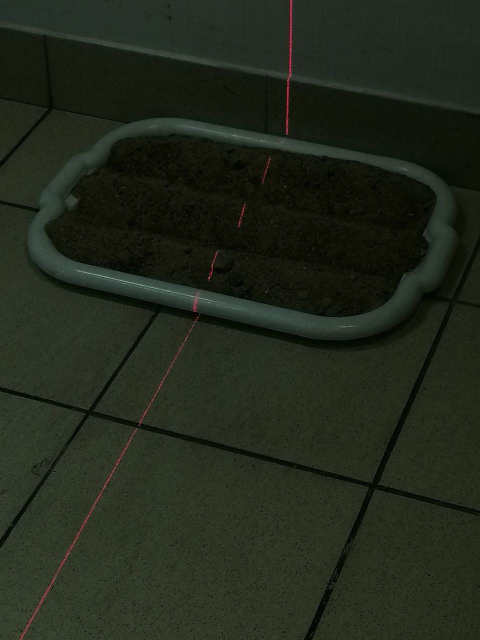
#> input picture Песок/sand/no_step/5334796642802595539.jpg, 960 x 1280 px (shown at 1/2 size)
$ python all.py
#> lines starting #> are read from the running program, lines starting #| are printed output that depends on the picture; after the words box and inside, x2 and y2 are one past the last pixel; in counts of white or black regions, pixels touching at a corner belong together
import cv2
import numpy as np
import matplotlib.pyplot as plt
from scipy.interpolate import CubicSpline

REFERENCE_ANGLE = -90 # Ожидаемый угол (горизонтальные линии)
ANGLE_TOLERANCE = 1 # Допустимое отклонение

def extract_red_channel(img):
    """Фильтрация красного цвета"""
    hsv = cv2.cvtColor(img, cv2.COLOR_BGR2HSV)
    lower_red1 = np.array([0, 70, 45])
    upper_red1 = np.array([30, 255, 255])
    lower_red2 = np.array([170, 70, 50])
    upper_red2 = np.array([180, 255, 255])

    mask1 = cv2.inRange(hsv, lower_red1, upper_red1)
    mask2 = cv2.inRange(hsv, lower_red2, upper_red2)
    mask = cv2.bitwise_or(mask1, mask2)

    return mask

def preprocess(mask):
    """Морфологическая обработка"""
    kernel = np.ones((5, 5), np.uint8)
    mask = cv2.dilate(mask, kernel, iterations=1)
    mask = cv2.erode(mask, kernel, iterations=1)
    return mask

def skeletonize(img):
    """Скелетизация"""
    skel = np.zeros_like(img)
    element = cv2.getStructuringElement(cv2.MORPH_CROSS, (21, 21))

    while True:
        open_img = cv2.morphologyEx(img, cv2.MORPH_OPEN, element)
        temp = cv2.subtract(img, open_img)
        eroded = cv2.erode(img, element)
        skel = cv2.bitwise_or(skel, temp)
        img = eroded.copy()

        if cv2.countNonZero(img) == 0:
            break

    return skel

def calculate_angle(points):
    """Определение угла по точкам"""
    if  len(points) < 200:
        return None

    [vx, vy, x, y] = cv2.fitLine(points, cv2.DIST_L2, 0, 0.01, 0.01)
    angle = np.degrees(np.arctan2(vy, vx))

    return angle

def color_skeleton_segments(skel, output):
    """Определение углов и окрашивание пикселей напрямую"""
    num_labels, labels, stats, centroids = cv2.connectedComponentsWithStats(skel)
    angles = []

    for i in range(1, num_labels):  # Пропускаем фон (label 0)
        mask = (labels == i).astype(np.uint8) * 255
        y, x = np.where(mask > 0)
        points = np.column_stack((x, y))

        if 220 < len(points) < 700:
            angle = calculate_angle(points)
            if angle is not None:
                if angle >= REFERENCE_ANGLE + ANGLE_TOLERANCE:
                    color = (0, 255, 0)  # Зеленый
                    angles.append(angle)
                else:
                    color = (0, 0, 255)  # Красный

                # Окрашиваем напрямую пиксели
                for (px, py) in points:
                    output[py, px] = color

    return output, angles

def sawtooth_plot(angles):
    if not angles:
        print("Нет углов для построения графика")
        return

    # Преобразуем список массивов в плоский список чисел
    angles = [float(a) for a in angles]
    angles = abs(np.radians(angles))  # Переводим углы в радианы

    x = [0]  # Начальная точка по X
    y = [0]  # Начальная точка по Y
    base = 30.0  # Основание треугольников

    for angle in angles:
        height = base * np.tan(angle / 2)  # Вычисляем высоту треугольника
        x.extend([x[-1] + base / 2, x[-1] + base])
        y.extend([height, 0])

    # Проверяем, есть ли хотя бы 2 точки для интерполяции
    if len(x) < 2 or len(y) < 2:
        print("Недостаточно точек для интерполяции")
        return

    # Интерполяция для сглаживания
    cs = CubicSpline(x, y, bc_type='natural')
    x_smooth = np.linspace(min(x), max(x), 300)
    y_smooth = cs(x_smooth)

    plt.plot(x_smooth, y_smooth, linestyle='-', label='Восстановленная поверхность')
    plt.xlabel("X")
    plt.ylabel("Y")
    plt.legend()
    plt.grid(True)
    plt.show()


# Загружаем изображение
image = cv2.imread("no_step/5334796642802595539.jpg")
#> image is the input picture: shape (1280, 960, 3); mean B, G, R 27.6, 40.4, 33.9

# Извлекаем красные линии
red_mask = extract_red_channel(image)
#> in extract_red_channel, `hsv = cv2.cvtColor(img, cv2.COLOR_BGR2HSV)`: hsv: shape (1280, 960, 3); mean H, S, V 46.6, 97.8, 40.6
#> in extract_red_channel, `mask1 = cv2.inRange(hsv, lower_red1, upper_red1)`:
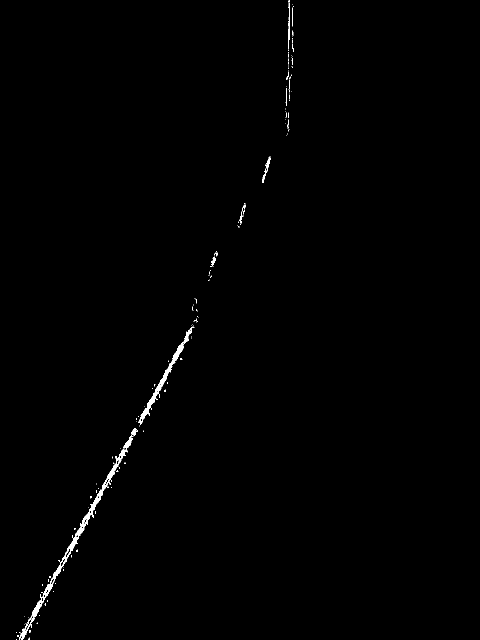
#> mask1: shape (1280, 960) (shown at 1/2 size); 0.5% white; 159 white regions (146 under 20 px), largest, box (x1, y1, x2, y2) and area: (35, 856, 276, 1280) 3352, (276, 653, 389, 850) 1496, (524, 313, 542, 366) 173
#> in extract_red_channel, `mask2 = cv2.inRange(hsv, lower_red2, upper_red2)`:
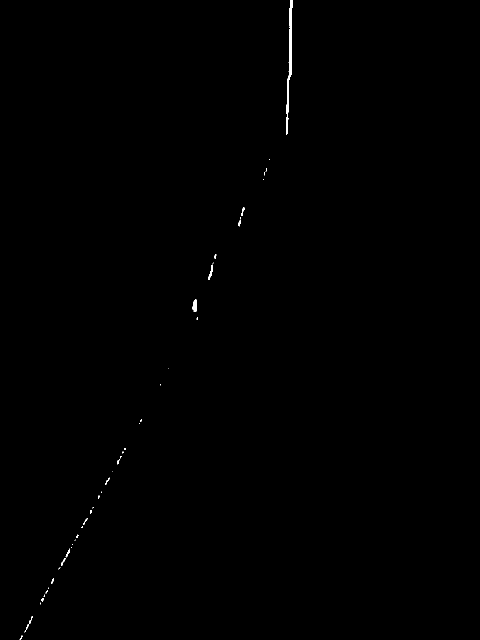
#> mask2: shape (1280, 960) (shown at 1/2 size); 0.18% white; 45 white regions (30 under 20 px), largest, box (x1, y1, x2, y2) and area: (572, 0, 585, 270) 1234, (385, 598, 394, 624) 166, (416, 529, 426, 560) 108
#> in extract_red_channel, `mask = cv2.bitwise_or(mask1, mask2)`: mask: shape (1280, 960); 0.68% white; 90 white regions (82 under 20 px), largest, box (x1, y1, x2, y2) and area: (35, 856, 276, 1280) 3845, (571, 0, 587, 270) 1719, (276, 653, 389, 850) 1518

# Предобработка
preprocessed_mask = preprocess(red_mask)
#> in preprocess, `mask = cv2.dilate(mask, kernel, iterations=1)`: mask: shape (1280, 960); 1.4% white; 19 white regions, largest, box (x1, y1, x2, y2) and area: (30, 854, 278, 1280) 7955, (270, 647, 391, 855) 3550, (568, 0, 590, 274) 3175
#> in preprocess, `mask = cv2.erode(mask, kernel, iterations=1)`:
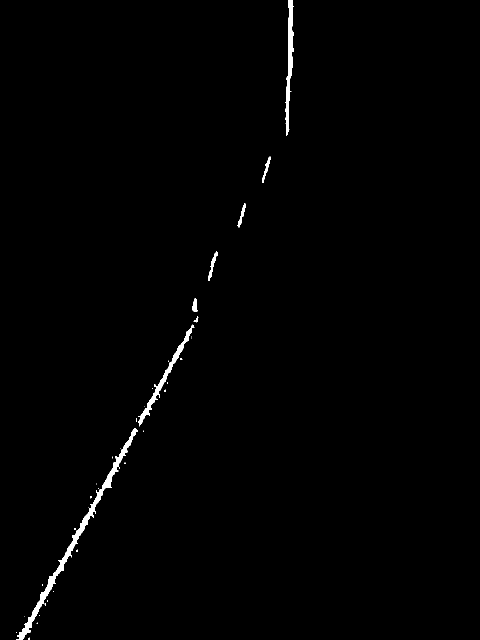
#> mask: shape (1280, 960) (shown at 1/2 size); 0.79% white; 36 white regions (28 under 20 px), largest, box (x1, y1, x2, y2) and area: (32, 856, 276, 1280) 4719, (570, 0, 588, 272) 1931, (276, 649, 389, 853) 1863

# Скелетизация
skeleton = skeletonize(preprocessed_mask)

# Цветной результат
colored_skeleton = np.zeros_like(image)

# Окрашиваем сегменты
colored_skeleton,angles = color_skeleton_segments(skeleton, colored_skeleton)
#> in color_skeleton_segments, `num_labels, labels, stats, centroids = cv2.connectedComponentsWithStat..`: labels: shape (1280, 960) int32; 37 distinct labels, from 0 to 36
#> in color_skeleton_segments, `num_labels, labels, stats, centroids = cv2.connectedComponentsWithStat..`: num_labels = 37; stats = 37 rows, first 6: [0, 0, 960, 1280, 1219091], [570, 0, 18, 272, 1931], [524, 313, 18, 53, 226], [474, 407, 17, 48, 241], [416, 502, 20, 59, 307], [384, 596, 11, 28, 205]; centroids = 37 pairs, first value 32 to 578.4, second value 121.6 to 1277.4
#> the loop in color_skeleton_segments, `for i in range(1, num_labels):` made 36 passes
#> (vx in calculate_angle, vy in calculate_angle, angle) on passes 2 to 4: ([0.281], [-0.96], [-73.69]), ([0.269], [-0.963], [-74.4]), ([0.264], [-0.965], [-74.7])
#> points on passes 8, 9, 13, 15, 18, 19: [[382, 673], [382, 674]], [[383, 677]], [[305, 776], [304, 777], [305, 777]], [[288, 813]], [[286, 861], [286, 862], [287, 862]], [[240, 897]]
#> pass 1, in color_skeleton_segments, `mask = (labels == i).astype(np.uint8) * 255`:
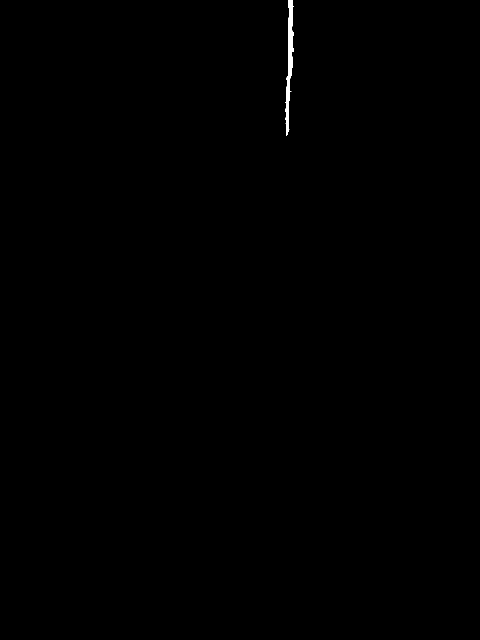
#> mask: shape (1280, 960) (shown at 1/2 size); 0.16% white; 1 white region, box (x1, y1, x2, y2) and area: (570, 0, 588, 272) 1931
#> pass 2, in color_skeleton_segments, `mask = (labels == i).astype(np.uint8) * 255`:
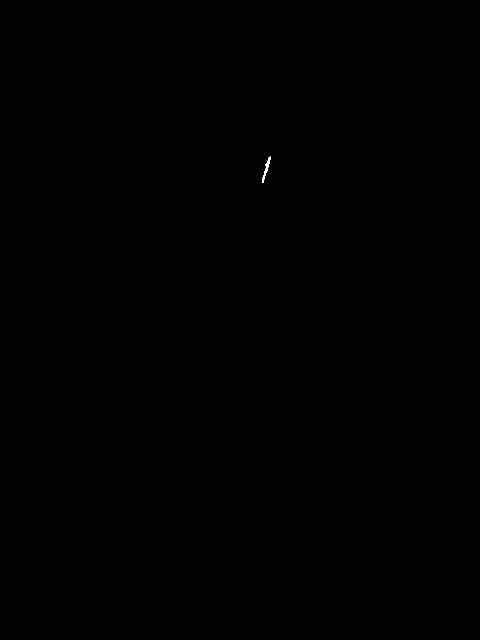
#> mask: shape (1280, 960) (shown at 1/2 size); 0.02% white; 1 white region, box (x1, y1, x2, y2) and area: (524, 313, 542, 366) 226
#> after the loop in color_skeleton_segments, `for i in range(1, num_labels):`: angles = [[-73.69], [-74.4], [-74.7]]
#> angles = [[-73.69], [-74.4], [-74.7]]

# Отображение результатов
sklt_rs = cv2.resize(skeleton,(720,720))
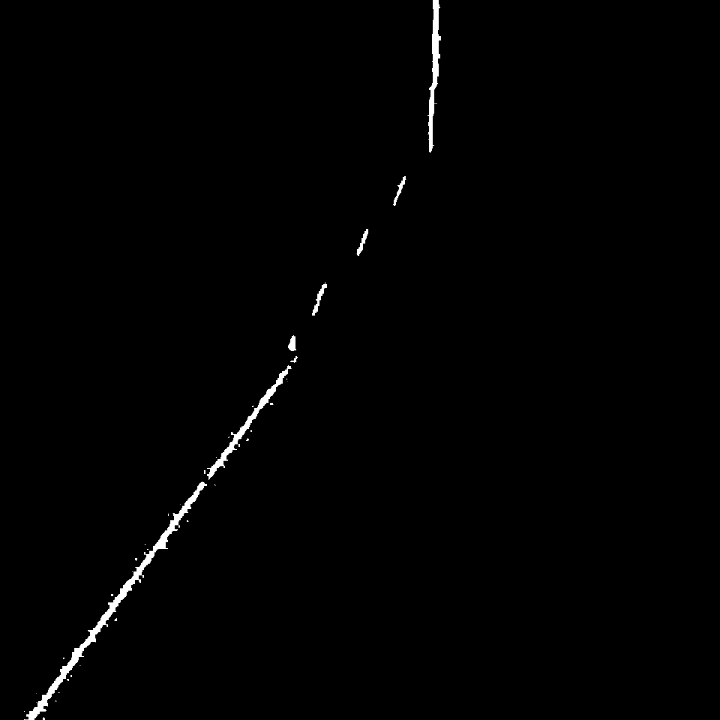
#> sklt_rs: shape (720, 720); min 0, max 255, mean 2
sklt_col_rs = cv2.resize(colored_skeleton,(720,720))
cv2.imshow("Skeleton", sklt_rs)
cv2.imshow("Colored Skeleton", sklt_col_rs)
cv2.waitKey(0)
cv2.destroyAllWindows()
sawtooth_plot(angles)
#> in sawtooth_plot, `angles = [float(a) for a in angles]`: angles = [-73.69, -74.4, -74.7]
#> in sawtooth_plot, `angles = abs(np.radians(angles))`: angles = [1.29, 1.3, 1.3]
#> the loop in sawtooth_plot, `for angle in angles:` made 3 passes
#> (angle, height) on passes 1 to 3: (1.29, 22.48), (1.3, 22.77), (1.3, 22.9)
#> after the loop in sawtooth_plot, `for angle in angles:`: x = [0, 15, 30, 45, 60, 75, 90]; y = [0, 22.48, 0, 22.77, 0, 22.9, 0]
#> in sawtooth_plot, `y_smooth = cs(x_smooth)`: y_smooth = 300 values, max 23.47 at index 255, min -0.027 at index 99, mean 12.41
#> in sawtooth_plot, `plt.show()`:
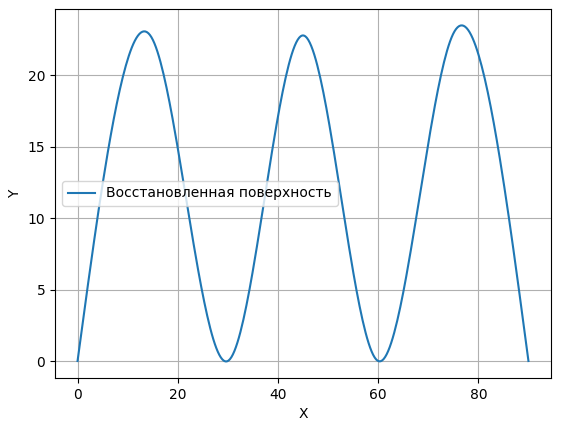
#> figure drawn by matplotlib, 1 panel; curve peaks at x = 76.76, y = 23.47

$ run again, with Песок/sand/no_step/5334796642802595533.jpg copied over Песок/sand/no_step/5334796642802595539.jpg
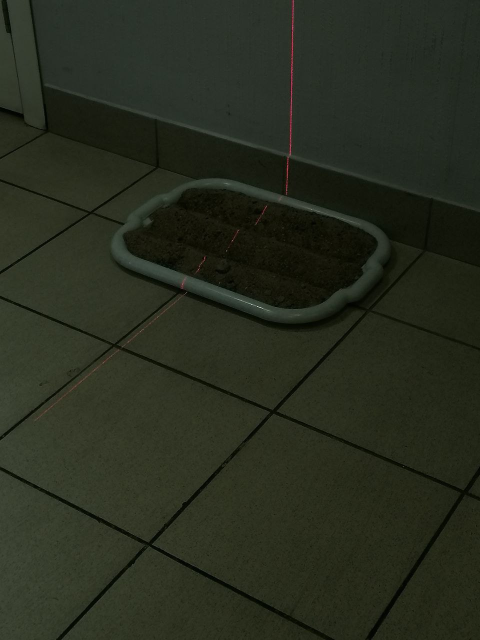
#> input picture Песок/sand/no_step/5334796642802595533.jpg, 960 x 1280 px (shown at 1/2 size)
#> image is the input picture: shape (1280, 960, 3); mean B, G, R 30.7, 44.3, 39.5
#> hsv: shape (1280, 960, 3); mean H, S, V 42.4, 87.2, 44.4
#> in extract_red_channel, `mask1 = cv2.inRange(hsv, lower_red1, upper_red1)`:
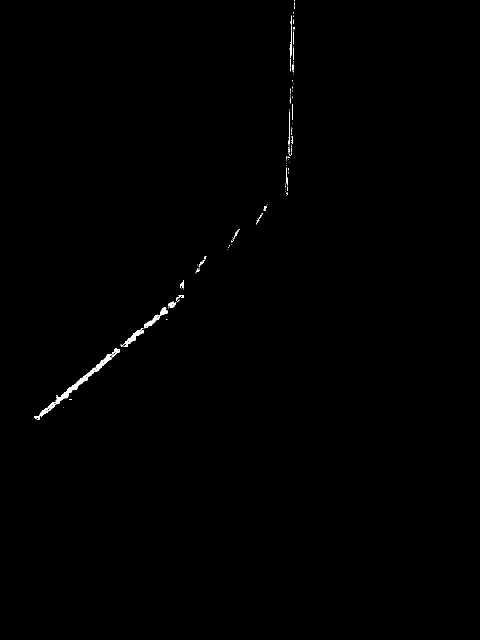
#> mask1: shape (1280, 960) (shown at 1/2 size); 0.3% white; 118 white regions (100 under 20 px), largest, box (x1, y1, x2, y2) and area: (68, 697, 240, 840) 1696, (288, 615, 335, 657) 413, (247, 656, 288, 694) 384
#> mask2: shape (1280, 960); 0.11% white; 7 white regions (4 under 20 px), largest, box (x1, y1, x2, y2) and area: (578, 0, 588, 310) 1151, (573, 315, 577, 356) 99, (571, 365, 575, 386) 47
#> labels: shape (1280, 960) int32; 16 distinct labels, from 0 to 15
#> num_labels = 16; stats = 16 rows, first 6: [0, 0, 960, 1280, 1223094], [571, 0, 19, 391, 2122], [534, 409, 1, 1, 1], [512, 411, 22, 38, 119], [463, 459, 17, 26, 83], [462, 488, 1, 1, 1]; centroids = 16 rows, first 8: [480, 640.1], [581.4, 185.3], [534, 409], [523.4, 427.4], [470, 470.9], [462, 488], [459, 490.5], [456.8, 494.2]
#> the loop in color_skeleton_segments, `for i in range(1, num_labels):` made 15 passes
#> points on passes 2, 5, 6, 8, 12, 15: [[534, 409]], [[462, 488]], [[459, 490], [459, 491]], [[455, 498]], [[332, 638], [333, 638], [334, 638]], [[126, 814]]
#> after the loop in color_skeleton_segments, `for i in range(1, num_labels):`: angles = []
#> `sklt_rs = cv2.resize(skeleton,(720,720))`:
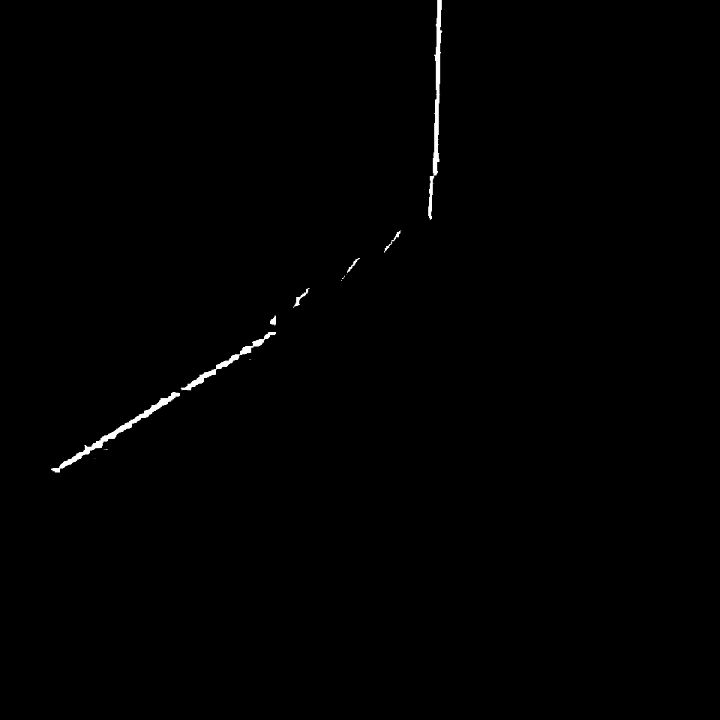
#> sklt_rs: shape (720, 720); min 0, max 255, mean 1.2
#> sklt_col_rs: shape (720, 720, 3); every value is 0

$ run again, with Песок/sand/no_step/5334796642802595534.jpg copied over Песок/sand/no_step/5334796642802595539.jpg
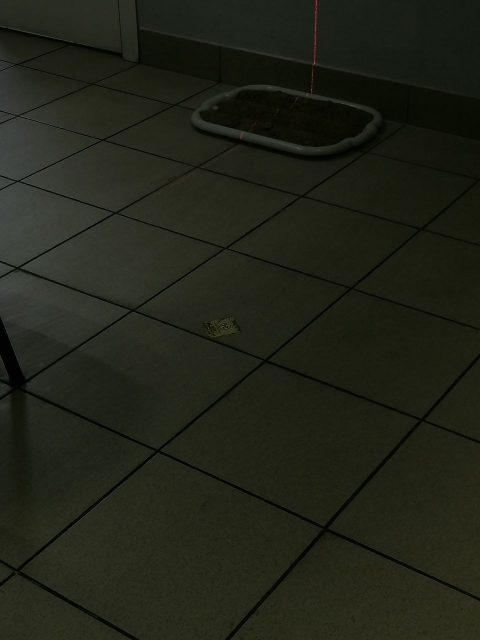
#> input picture Песок/sand/no_step/5334796642802595534.jpg, 960 x 1280 px (shown at 1/2 size)
#> image is the input picture: shape (1280, 960, 3); mean B, G, R 24, 35.2, 32.8
#> hsv: shape (1280, 960, 3); mean H, S, V 37.6, 92, 35.2
#> mask1: shape (1280, 960); 0.02% white in thin lines or dots, all inside (x1, y1, x2, y2) = (482, 0, 636, 277)
#> mask2: shape (1280, 960); 0.03% white; 4 white regions (3 under 20 px), largest, box (x1, y1, x2, y2) and area: (628, 0, 634, 128) 342
#> labels: shape (1280, 960) int32; 3 distinct labels, from 0 to 2
#> num_labels = 3; stats = [[0, 0, 960, 1280, 1228137], [622, 0, 14, 189, 660], [482, 274, 2, 3, 3]]; centroids = [[479.4, 639.8], [629, 82.81], [482.3, 275]]
#> the loop in color_skeleton_segments, `for i in range(1, num_labels):` made 2 passes
#> (vx in calculate_angle, vy in calculate_angle, angle) on pass 1: ([0.0477], [-0.999], [-87.27])
#> after the loop in color_skeleton_segments, `for i in range(1, num_labels):`: angles = [[-87.27]]
#> in sawtooth_plot, `angles = [float(a) for a in angles]`: angles = [-87.27]
#> in sawtooth_plot, `angles = abs(np.radians(angles))`: angles = [1.52]
#> the loop in sawtooth_plot, `for angle in angles:` made 1 pass
#> (angle, height) on pass 1: (1.52, 28.6)
#> after the loop in sawtooth_plot, `for angle in angles:`: x = [0, 15, 30]; y = [0, 28.6, 0]
#> y_smooth = 300 values, max 28.6 at index 149, min 0 at index 0, mean 17.82
#> in sawtooth_plot, `plt.show()`:
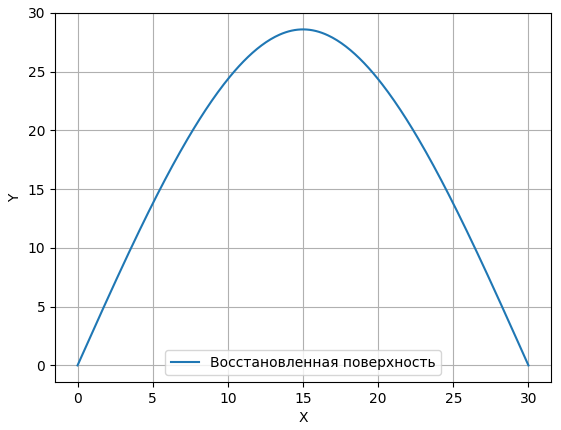
#> figure drawn by matplotlib, 1 panel; curve peaks at x = 14.95, y = 28.6

$ run again, with Песок/sand/no_step/5334796642802595535.jpg copied over Песок/sand/no_step/5334796642802595539.jpg
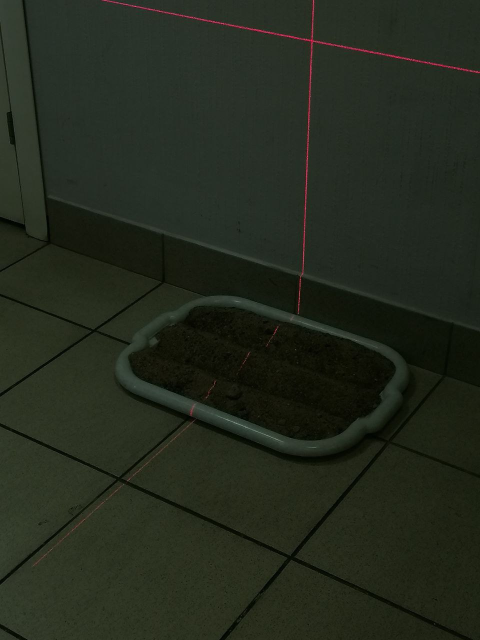
#> input picture Песок/sand/no_step/5334796642802595535.jpg, 960 x 1280 px (shown at 1/2 size)
#> image is the input picture: shape (1280, 960, 3); mean B, G, R 29.3, 41.5, 35.5
#> hsv: shape (1280, 960, 3); mean H, S, V 48.1, 86.9, 42
#> in extract_red_channel, `mask1 = cv2.inRange(hsv, lower_red1, upper_red1)`:
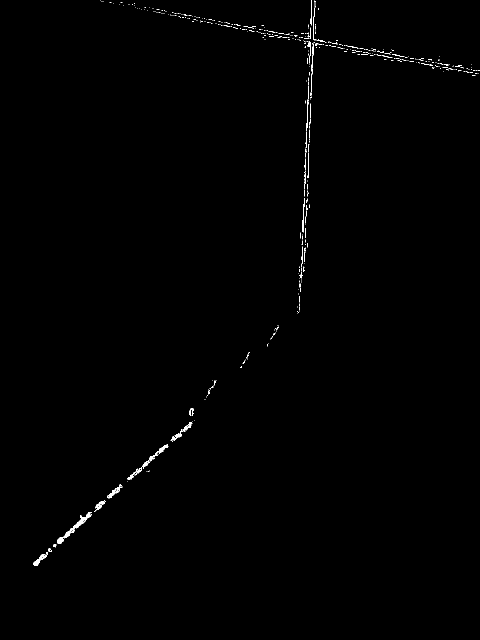
#> mask1: shape (1280, 960) (shown at 1/2 size); 0.41% white in thin lines or dots, all inside (x1, y1, x2, y2) = (66, 0, 960, 1132)
#> mask2: shape (1280, 960); 0.51% white; 5 white regions (1 under 20 px), largest, box (x1, y1, x2, y2) and area: (201, 0, 960, 550) 6036, (596, 555, 602, 624) 164, (381, 820, 384, 832) 32, (548, 656, 554, 667) 26
#> labels: shape (1280, 960) int32; 45 distinct labels, from 0 to 44
#> num_labels = 45; stats = 45 rows, first 6: [0, 0, 960, 1280, 1216072], [201, 0, 405, 81, 2722], [616, 0, 16, 69, 555], [636, 16, 2, 4, 6], [523, 50, 5, 2, 8], [529, 54, 1, 1, 1]; centroids = 45 pairs, first value 82.83 to 942, second value 17.5 to 1115.6
#> the loop in color_skeleton_segments, `for i in range(1, num_labels):` made 44 passes
#> (vx in calculate_angle, vy in calculate_angle, angle) on passes 2, 36, 37, 40, 44: ([0.0289], [-1], [-88.34]), ([0.752], [-0.659], [-41.22]), ([0.745], [-0.668], [-41.88]), ([0.746], [-0.666], [-41.77]), ([0.732], [-0.682], [-42.98])
#> after the loop in color_skeleton_segments, `for i in range(1, num_labels):`: angles = [[-88.34], [-41.22], [-41.88], [-41.77], [-42.98]]
#> in sawtooth_plot, `angles = [float(a) for a in angles]`: angles = [-88.34, -41.22, -41.88, -41.77, -42.98]
#> in sawtooth_plot, `angles = abs(np.radians(angles))`: angles = [1.54, 0.719, 0.731, 0.729, 0.75]
#> the loop in sawtooth_plot, `for angle in angles:` made 5 passes
#> (angle, height) on passes 1 to 5: (1.54, 29.14), (0.719, 11.28), (0.731, 11.48), (0.729, 11.45), (0.75, 11.81)
#> after the loop in sawtooth_plot, `for angle in angles:`: x = [0, 15, 30, 45, 60, 75, 90, 105, 120, 135, 150]; y = [0, 29.14, 0, 11.28, 0, 11.48, 0, 11.45, 0, 11.81, 0]
#> y_smooth = 300 values, max 29.5 at index 27, min -0.689 at index 63, mean 8.06
#> in sawtooth_plot, `plt.show()`:
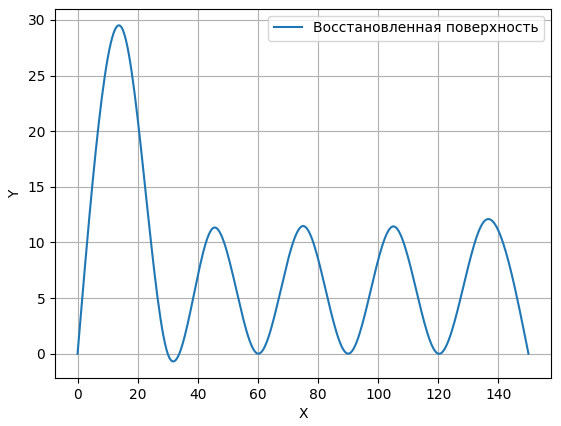
#> figure drawn by matplotlib, 1 panel; curve peaks at x = 13.55, y = 29.5
